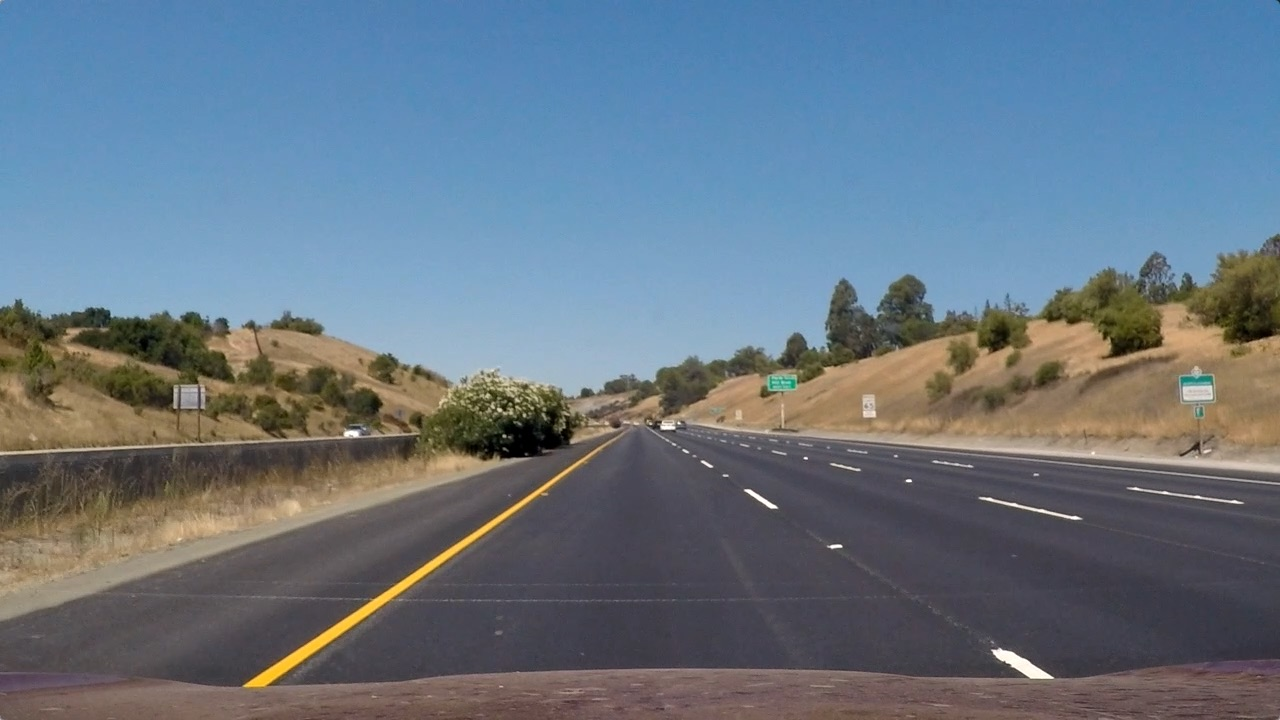
#> input picture test_images/straight_lines1.jpg, 1280 x 720 px; its folder holds 4 pictures in this run
$ python find_lane_in_image.py   (older library calls are emulated)
#> lines starting #> are read from the running program, lines starting #| are printed output that depends on the picture; after the words box and inside, x2 and y2 are one past the last pixel; in counts of white or black regions, pixels touching at a corner belong together
### project_modules.py
from project_constant_values import *
from numpy.random import *
import cv2
import numpy as np


# [6 lines left out: function find_movie_lane, not called in this run]


def find_lane(img):
    birds_eye_img = create_binary_b_img(img)
    polynomial_fit_img, left_c, right_c, left_line, right_line, position = fit_polynomial(birds_eye_img)
    info_img = put_lane_information(img, polynomial_fit_img, (left_c, right_c), position)
    return info_img


def create_binary_b_img(img):
    b_img = birds_eye_view(img)
    s_channel_img = get_s_channel_image(b_img)
    color_threshold_img = apply_color_threshold(s_channel_img)
    sobel_filtered_img = apply_sobel_filter(s_channel_img)
    gradient_threshold_img = apply_gradient_threshold(sobel_filtered_img)
    marge_img = marge_color_gradient_image(color_threshold_img, gradient_threshold_img, True)
    return marge_img


def put_lane_information(img, polynomial_fit_img, curvatures, position):
    info_img = np.copy(img)
    org_b_img = birds_eye_view(img)
    destination_point = np.float32([[MARGIN, 0], [img.shape[1] - MARGIN, 0],
                                    [MARGIN, img.shape[0]], [img.shape[1] - MARGIN, img.shape[0]]])
    inverse_t_mtx = cv2.getPerspectiveTransform(destination_point, SOURCE_POINT)
    original_view_line = cv2.warpPerspective(polynomial_fit_img, inverse_t_mtx, (img.shape[1], img.shape[0]))
    info_img = cv2.addWeighted(info_img, 1, original_view_line, 0.5, 0)
    left_c = round(curvatures[0], 2)
    cv2.putText(info_img, 'Left Lane Curve', (200, 50), cv2.FONT_HERSHEY_SIMPLEX, 1.0, (255, 255, 0), 4)
    cv2.putText(info_img, str(left_c) + ' m', (200, 100), cv2.FONT_HERSHEY_SIMPLEX, 1.0, (255, 255, 0), 4)
    right_c = round(curvatures[1], 2)
    cv2.putText(info_img, 'Right Lane Curve', (880, 50), cv2.FONT_HERSHEY_SIMPLEX, 1.0, (255, 255, 0), 4)
    cv2.putText(info_img, str(right_c) + ' m', (880, 100), cv2.FONT_HERSHEY_SIMPLEX, 1.0, (255, 255, 0), 4)
    position = round(position, 2)
    cv2.putText(info_img, 'Center Offset m', (550, 50), cv2.FONT_HERSHEY_SIMPLEX, 1.0, (255, 255, 0), 4)
    cv2.putText(info_img, str(position) + ' m', (550, 100), cv2.FONT_HERSHEY_SIMPLEX, 1.0, (255, 255, 0), 4)
    org_b_img = cv2.resize(org_b_img, (org_b_img.shape[1] // 2, org_b_img.shape[0] // 2))
    polynomial_fit_img = cv2.resize(polynomial_fit_img, (polynomial_fit_img.shape[1] // 2, polynomial_fit_img.shape[0] // 2))
    debug_info_img = cv2.hconcat([org_b_img, polynomial_fit_img])
    info_img = cv2.vconcat([debug_info_img, info_img])
    return info_img


def compute_rial_position(left_x, left_y, right_x, right_y):
    # calculates the curvature of  polynomial function in meters (rial!)
    left_fit_rial = np.polyfit(left_y*YM_PER_PIX, left_x*XM_PER_PIX, 2)
    right_fit_rial = np.polyfit(right_y*YM_PER_PIX, right_x*XM_PER_PIX, 2)
    left_c = ((1 + (2*left_fit_rial[0]*719*YM_PER_PIX + left_fit_rial[1])**2)**1.5) / np.absolute(2*left_fit_rial[0])
    right_c = ((1 + (2*right_fit_rial[0]*719*YM_PER_PIX + right_fit_rial[1])**2)**1.5) / np.absolute(2*right_fit_rial[0])

    # calculate position of car
    left_x = left_fit_rial[0] * 719 * YM_PER_PIX ** 2 + left_fit_rial[1] * 719 * YM_PER_PIX + left_fit_rial[2]
    right_x = right_fit_rial[0] * 719 * YM_PER_PIX ** 2 + right_fit_rial[1] * 719 * YM_PER_PIX + right_fit_rial[2]
    mid_x = (right_x + left_x) / 2
    lane_width = right_x - left_x
    position = (mid_x - 640 * XM_PER_PIX) * 3.7 / lane_width
    return position, left_c, right_c


def fit_polynomial(img, movie=False, pre_left_fit=None, pre_right_fit=None, pre_left_dots=None, pre_right_dots=None):
    if pre_left_fit is not None and pre_right_fit is not None:
        leftx, lefty, rightx, righty, left_dots, right_dots, out_img = \
            region_of_pre_fit(img, pre_left_fit, pre_right_fit, pre_left_dots, pre_right_dots)
    else:
        leftx, lefty, rightx, righty, out_img = region_of_interest(img)
        left_dots = np.stack([leftx, lefty])
        right_dots = np.stack([rightx, righty])

    if left_dots.shape[1] < MIN_PIX:
        leftx, lefty, _, _, out_img = region_of_interest(img)
        left_dots = np.stack([leftx, lefty])

    if right_dots.shape[1] < MIN_PIX:
        _, _, rightx, righty, out_img = region_of_interest(img)
        right_dots = np.stack([rightx, righty])

    left_fit = np.polyfit(lefty, leftx, 2)
    right_fit = np.polyfit(righty, rightx, 2)

    ploty = np.linspace(0, img.shape[0]-1, img.shape[0])
    try:
        left_fitx = left_fit[0]*ploty**2 + left_fit[1]*ploty + left_fit[2]
        right_fitx = right_fit[0]*ploty**2 + right_fit[1]*ploty + right_fit[2]
    except TypeError:
        print('The function failed to fit a line!')
        left_fitx = 1*ploty**2 + 1*ploty
        right_fitx = 1*ploty**2 + 1*ploty

    y = np.arange(img.shape[0], dtype=int)
    left_points = np.array([left_fitx, y]).T
    right_points = np.array([right_fitx, y]).T
    all_points = np.concatenate([left_points, right_points], 0)
    all_points = all_points[np.argsort(all_points[:, 1])]
    all_points = all_points.reshape(1, -1, 2)
    left_points = left_points.reshape(1, -1, 2)
    right_points = right_points.reshape(1, -1, 2)

    out_img[lefty, leftx] = [255, 0, 0]
    out_img[righty, rightx] = [0, 0, 255]

    cv2.polylines(out_img, left_points.astype(int), False, color=(255, 255, 0), thickness=10)
    cv2.polylines(out_img, right_points.astype(int), False, color=(255, 255, 0), thickness=10)
    cv2.polylines(out_img, all_points.astype(int), False, color=(187, 190, 43), thickness=1)

    position, left_c, right_c = compute_rial_position(leftx, lefty, rightx, righty)

    if movie:
        return out_img, left_c, right_c, \
               left_points, right_points, left_fit, right_fit, left_dots, right_dots, position

    return out_img, left_c, right_c, left_points, right_points, position


# [71 lines left out: functions remain_sanity_lane, drop_out_dots, region_of_pre_fit, not called in this run]


def region_of_interest(img):
    histogram = np.sum(img[img.shape[0]//2:, :], axis=0)
    out_img = np.dstack((img, img, img))
    midpoint = np.int(histogram.shape[0]//2)
    leftx_base = np.argmax(histogram[:midpoint])
    rightx_base = np.argmax(histogram[midpoint:]) + midpoint

    window_height = np.int(img.shape[0]//N_WINDOWS)
    nonzero = img.nonzero()
    nonzeroy = np.array(nonzero[0])
    nonzerox = np.array(nonzero[1])
    leftx_current = leftx_base
    rightx_current = rightx_base
    left_lane_inds = []
    right_lane_inds = []

    for window in range(N_WINDOWS):
        win_y_low = img.shape[0] - (window+1)*window_height
        win_y_high = img.shape[0] - window*window_height
        win_xleft_low = leftx_current - WINDOW_WIDTH
        win_xleft_high = leftx_current + WINDOW_WIDTH
        win_xright_low = rightx_current - WINDOW_WIDTH
        win_xright_high = rightx_current + WINDOW_WIDTH

        cv2.rectangle(out_img, (win_xleft_low, win_y_low), (win_xleft_high, win_y_high), (0, 255, 0), 2)
        cv2.rectangle(out_img, (win_xright_low, win_y_low), (win_xright_high, win_y_high), (0, 255, 0), 2)

        good_left_inds = ((nonzeroy >= win_y_low) & (nonzeroy < win_y_high) &
                          (nonzerox >= win_xleft_low) & (nonzerox < win_xleft_high)).nonzero()[0]
        good_right_inds = ((nonzeroy >= win_y_low) & (nonzeroy < win_y_high) &
                           (nonzerox >= win_xright_low) & (nonzerox < win_xright_high)).nonzero()[0]

        left_lane_inds.append(good_left_inds)
        right_lane_inds.append(good_right_inds)

        if len(good_left_inds) > MIN_PIX:
            leftx_current = np.int(np.mean(nonzerox[good_left_inds]))
        if len(good_right_inds) > MIN_PIX:
            rightx_current = np.int(np.mean(nonzerox[good_right_inds]))

    try:
        left_lane_inds = np.concatenate(left_lane_inds)
        right_lane_inds = np.concatenate(right_lane_inds)
    except ValueError:
        pass

    leftx = nonzerox[left_lane_inds]
    lefty = nonzeroy[left_lane_inds]
    rightx = nonzerox[right_lane_inds]
    righty = nonzeroy[right_lane_inds]

    return leftx, lefty, rightx, righty, out_img


def birds_eye_view(img):
    destination_point = np.float32([[MARGIN, 0], [img.shape[1] - MARGIN, 0],
                                    [MARGIN, img.shape[0]], [img.shape[1] - MARGIN, img.shape[0]]])
    transition_mtx = cv2.getPerspectiveTransform(SOURCE_POINT, destination_point)
    birds_eye_img = cv2.warpPerspective(img, transition_mtx, (img.shape[1], img.shape[0]), flags=cv2.INTER_LINEAR)
    return birds_eye_img


def marge_color_gradient_image(color_img, gradient_img, is_gray_scale=False):
    if is_gray_scale:
        marge_img = np.zeros_like(gradient_img)
        marge_img[(color_img == 1) | (gradient_img == 1)] = 1
        return marge_img
    else:
        return np.dstack((np.zeros_like(gradient_img), gradient_img, color_img)) * 255


def apply_gradient_threshold(scaled_sobel, sx_thresh=SX_THRESH):
    sxbinary = np.zeros_like(scaled_sobel)
    sxbinary[(scaled_sobel >= sx_thresh[0]) & (scaled_sobel <= sx_thresh[1])] = 1
    return sxbinary


def apply_sobel_filter(s_channel_img):
    sobel = cv2.Sobel(s_channel_img, cv2.CV_64F, 1, 0)
    abs_sobelx = np.absolute(sobel)
    scaled_sobel = np.uint8(255*abs_sobelx / np.max(abs_sobelx))
    return scaled_sobel


def apply_color_threshold(s_channel_img, s_thresh=S_COLOR_THRESH):
    s_binary = np.zeros_like(s_channel_img)
    s_binary[(s_channel_img >= s_thresh[0]) & (s_channel_img <= s_thresh[1])] = 1
    return s_binary


def get_s_channel_image(img):
    hls_image = cv2.cvtColor(img, cv2.COLOR_RGB2HLS)
    s_channel_image = hls_image[:, :, 2]
    return s_channel_image


# [87 lines left out: functions correct_distortion_and_transform, correct_distortion, extract_obj_img_points, get_frame_list, convert_frame_to_video, not called in this run]

### find_lane_in_image.py
# -*- coding: utf-8 -*-

from project_modules import *
from PIL import Image
import numpy as np
import glob
import os
import matplotlib.pyplot as plt


def main():
    # initial setting
    images = glob.glob(os.path.join("./test_images/", "*.jpg"))
    num_images = len(images)
    num_kind = 8
    fig, axs = plt.subplots(num_kind, num_images, figsize=(FIGURE_SIZE[0]*num_images, FIGURE_SIZE[1]*num_kind))
    plt.subplots_adjust(wspace=W_SPACE, hspace=H_SPACE)
    plot_count = 0

    # reading in images
    im_list = []
    for i in range(num_images):
        im_list.append(np.array(Image.open(images[i])))
        axs[plot_count, i].imshow(im_list[i])
    plot_count += 1
#> plot_count = 1

    # convert to HLS color space and separate the S channel
    s_channel_list = []
    for i in range(num_images):
        s_channel_list.append(get_s_channel_image(im_list[i]))
        axs[plot_count, i].imshow(s_channel_list[i])
#> this loop made 4 passes
#> pass 2, in get_s_channel_image (call 2), `s_channel_image = hls_image[:, :, 2]`:
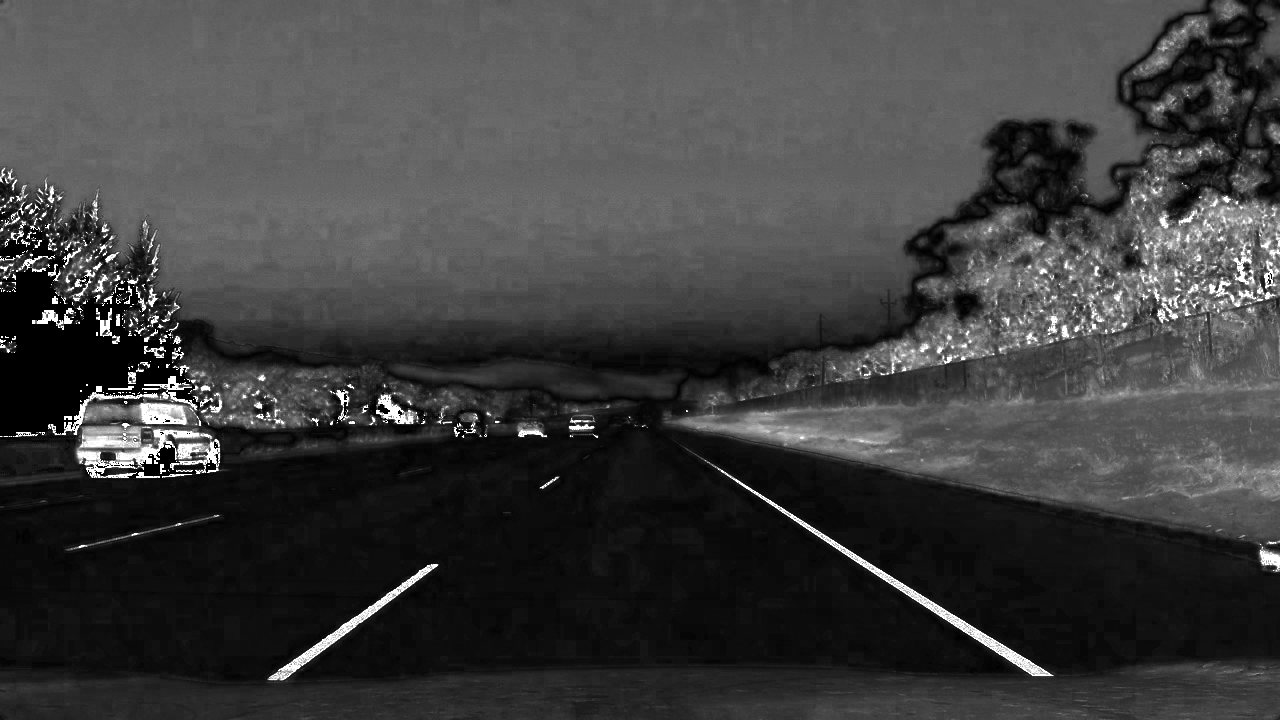
#> s_channel_image: shape (720, 1280); min 0, max 255, mean 62.5
    plot_count += 1
#> plot_count = 2

    # create binary image applied s threshold
    s_threshold_list = []
    for i in range(num_images):
        s_threshold_list.append(apply_color_threshold(s_channel_list[i]))
        axs[plot_count, i].imshow(s_threshold_list[i])
    plot_count += 1
#> plot_count = 3

    # create x direction sobel filter
    sobel_list = []
    for i in range(num_images):
        sobel_list.append(apply_sobel_filter(s_channel_list[i]))
        axs[plot_count, i].imshow(sobel_list[i])
#> this loop made 4 passes
#> pass 1, in apply_sobel_filter, `sobel = cv2.Sobel(s_channel_img, cv2.CV_64F, 1, 0)`:
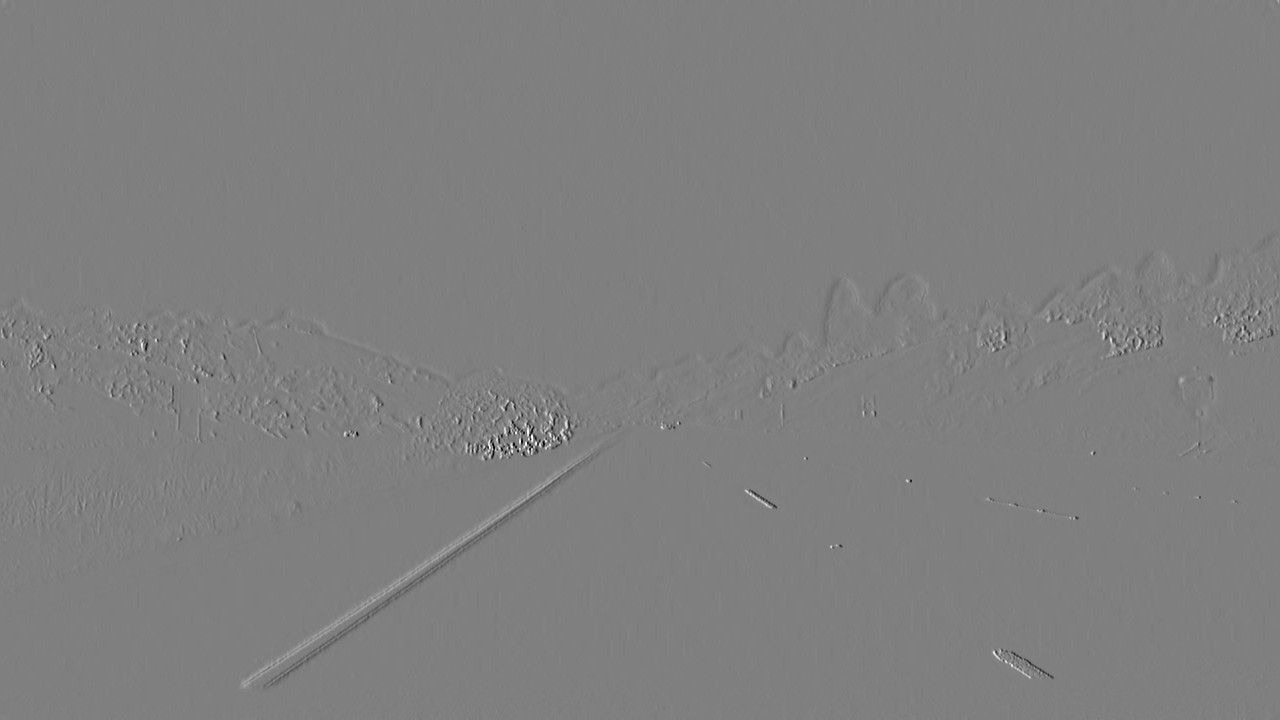
#> sobel: shape (720, 1280) float64; min -1020, max 1020, mean -0.1; drawn with min black and max white
    plot_count += 1
#> plot_count = 4

    # apply x direction gradient threshold
    gradient_list = []
    for i in range(num_images):
        gradient_list.append(apply_gradient_threshold(sobel_list[i]))
        axs[plot_count, i].imshow(gradient_list[i])
    plot_count += 1
#> plot_count = 5

    # marge color and gradient images
    color_marge_list = []
    gray_marge_list = []
    for i in range(num_images):
        color_marge_list.append(marge_color_gradient_image(s_threshold_list[i], gradient_list[i]))
        gray_marge_list.append(marge_color_gradient_image(s_threshold_list[i], gradient_list[i], True))
        axs[plot_count, i].imshow(marge_color_gradient_image(s_threshold_list[i], gradient_list[i]))
    plot_count += 1

    # birds eye view
    birds_eye_img_list = []
    for i in range(num_images):
        birds_eye_img_list.append(birds_eye_view(gray_marge_list[i]))
        axs[plot_count, i].imshow(birds_eye_view(color_marge_list[i]))
    plot_count += 1

    # check find lane module
    for i in range(num_images):
        axs[plot_count, i].imshow(find_lane(im_list[i]), cmap='gray')
#> this loop made 4 passes
#> pass 1, in birds_eye_view (call 9), `birds_eye_img = cv2.warpPerspective(img, transition_mtx, (img.shape[1]..`:
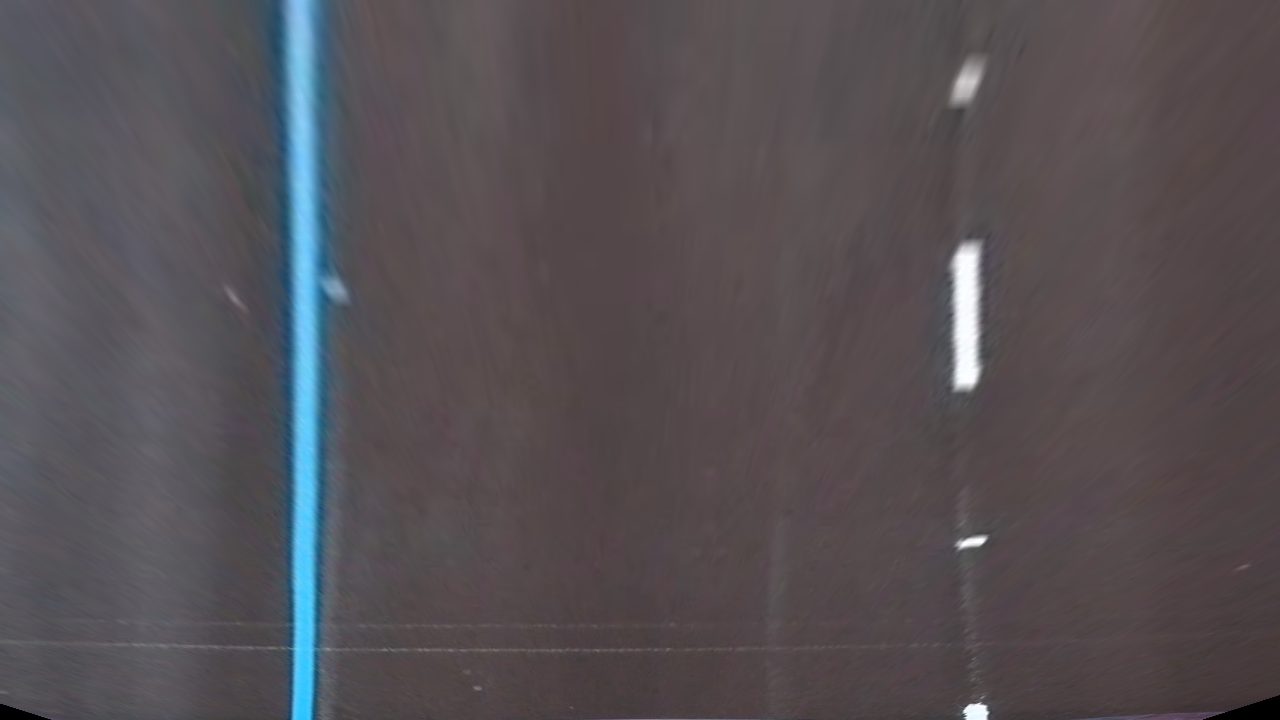
#> birds_eye_img: shape (720, 1280, 3); mean of channels 0, 1, 2 84.2, 79.9, 85.4; drawn as B, G, R
#> pass 1, in create_binary_b_img, `color_threshold_img = apply_color_threshold(s_channel_img)`:
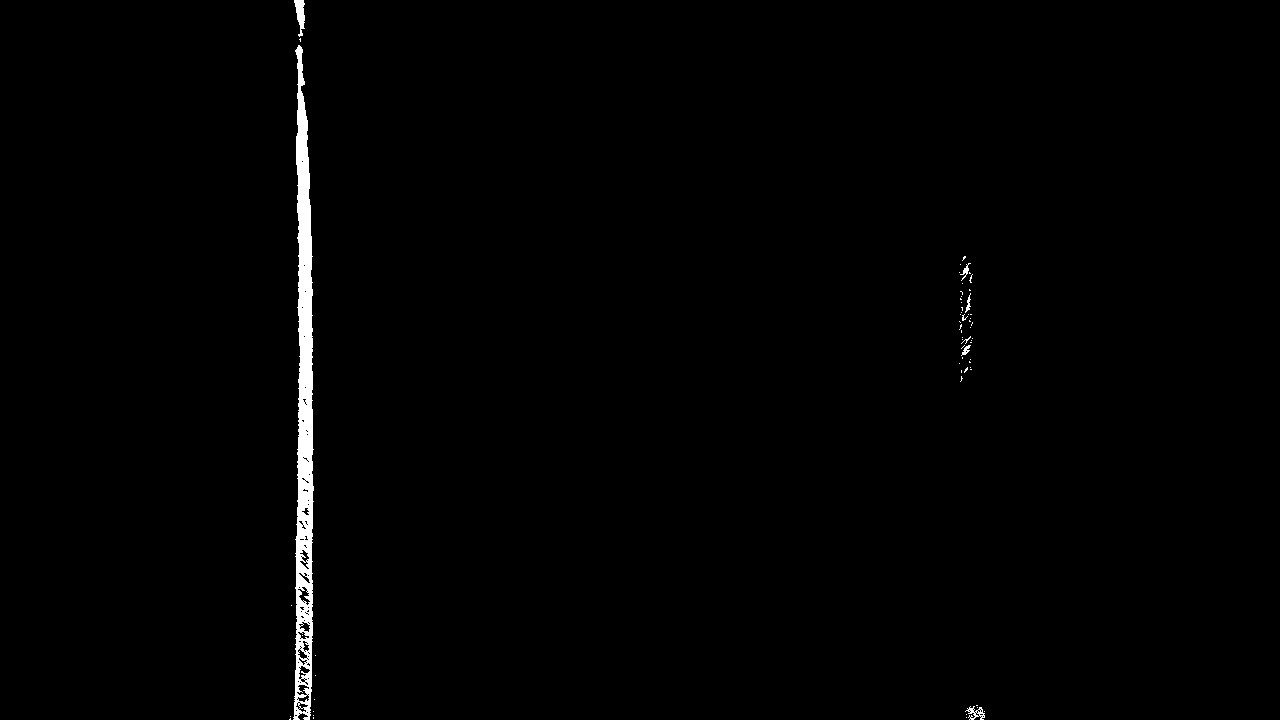
#> color_threshold_img: shape (720, 1280); values 0 (black) and 1 (white), 0.98% white; 62 white regions (56 under 20 px), largest, box (x1, y1, x2, y2) and area: (293, 45, 314, 720) 8346, (294, 0, 305, 37) 236, (965, 706, 985, 720) 124, (960, 263, 971, 281) 54, (961, 345, 971, 356) 47, (965, 293, 971, 313) 46

    # save result at 'output_images' directory
    plt.savefig('output_images/result_find_lane.jpg')
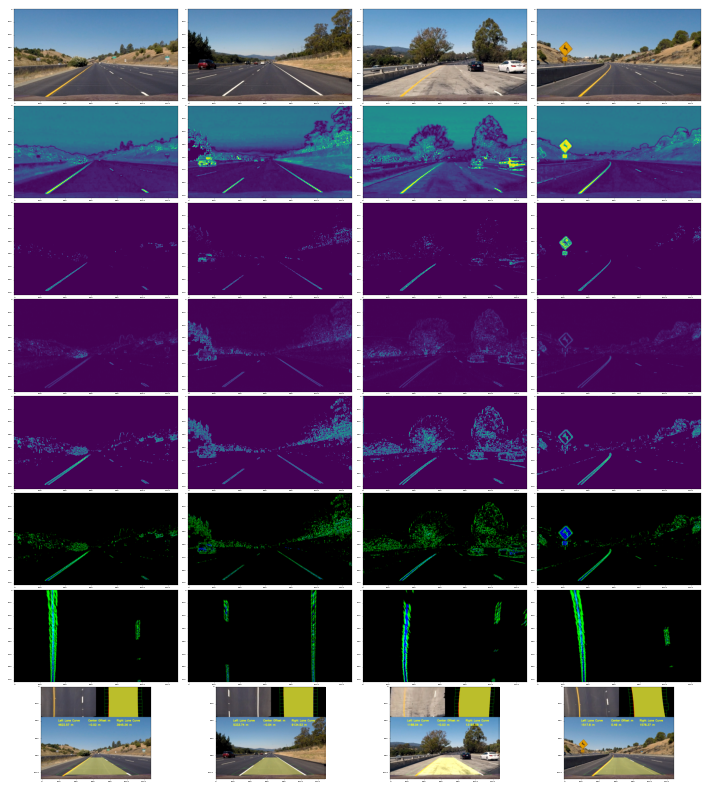
#> figure drawn by matplotlib, 32 panels


if __name__ == '__main__':
    main()
